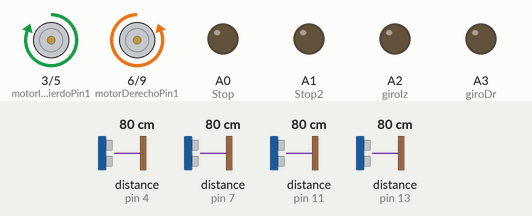
This sketch was run on a simulated Arduino Uno, built with avr-gcc and run on an emulated ATmega328P. On the bench: motor-driver pin pairs drawn as motors (green arrow = first pin HIGH = forward, orange = second pin HIGH = backward, longer = more drive), output pins drawn as LEDs (lit = HIGH). Wiring (inferred from the names in the program): 4 × ultrasonic range finder: trigger pin 2, echo pin 7 / trigger pin 8, echo pin 4 / trigger pin 10, echo pin 11 / trigger pin 12, echo pin 13. The test bench sets the inputs (shaded band); at power-on: distance to the obstacle (sensors on pin 4, pin 7, pin 11, pin 13) 80 cm. The echo pulse lasts 58.3 µs per cm; pins used as bus, display or sensor lines are not drawn.

Above: at 7.2 s.
7.3 s: distance to the obstacle (sensor on pin 4) set to 17 cm
8.8 s: distance to the obstacle (sensor on pin 4) set to 14 cm
At 10.0 s:
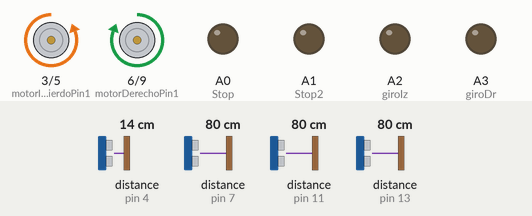
10.3 s: distance to the obstacle (sensor on pin 7) set to 17 cm
11.8 s: distance to the obstacle (sensor on pin 7) set to 13 cm
At 13.0 s:
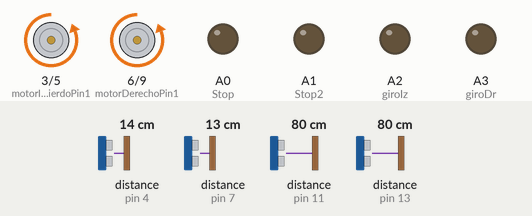
13.3 s: distance to the obstacle (sensor on pin 7) set to 18 cm
At 14.4 s:
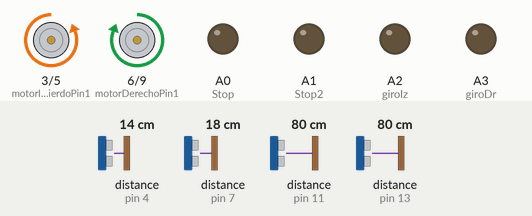
14.8 s: distance to the obstacle (sensor on pin 7) set to 2 cm
At 15.3 s:
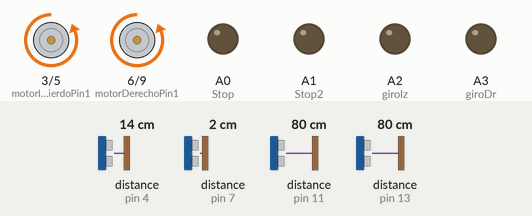
Timing chart, 0 to 17.3 s (numbered marks = the images above; inputs shaded):
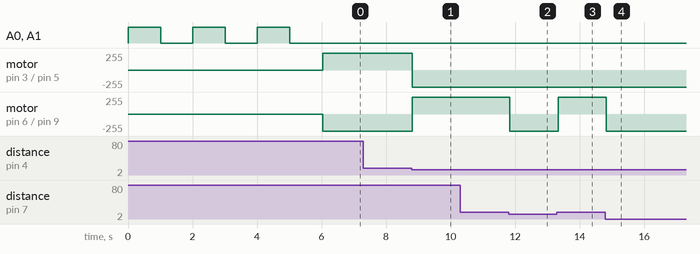

Measured:
- the behaviour switches between 16 and 15 cm on distance to the obstacle (sensor on pin 4) (found by bisection; images 0 and 1)
- the behaviour switches between 16 and 15 cm on distance to the obstacle (sensor on pin 7) (found by bisection; images 1 and 2)
- after the input at 7.3 s, every drawn part: stays the same
- after the input at 8.8 s, motor on pin 3 (motorIzquierdoPin1) / pin 5 (motorIzquierdoPin2): forward 255/255 → backward 255/255 at once; motor on pin 6 (motorDerechoPin1) / pin 9 (motorDerechoPin2): backward 255/255 → forward 255/255 at once
- after the input at 10.3 s, every drawn part: stays the same
- after the input at 11.8 s, motor on pin 6 (motorDerechoPin1) / pin 9 (motorDerechoPin2): forward 255/255 → backward 255/255 at once
- after the input at 13.3 s, motor on pin 6 (motorDerechoPin1) / pin 9 (motorDerechoPin2): backward 255/255 → forward 255/255 at once
- after the input at 14.8 s, motor on pin 6 (motorDerechoPin1) / pin 9 (motorDerechoPin2): forward 255/255 → backward 255/255 at once

The sketch:

Robot_Expo_V2.ino
```cpp
#define trigPin 2  //sensor 1
#define echoPin 7  //sensor 1
#define trigPin2 8 //sensor 2
#define echoPin2 4 //sensor 2
#define trigPin3 10 //sensor 3
#define echoPin3 11 //sensor 3
#define trigPin4 12 //sensor 4
#define echoPin4 13 //sensor 4

int motorIzquierdoPin1 = 3;
int motorIzquierdoPin2 = 5;
int motorDerechoPin1 = 6;
int motorDerechoPin2 = 9;
int Stop = A0;
int Stop2 = A1;
int giroIz = A2;
int giroDr = A3;
int velocidad = 120;
float cuidado = 15;

float distance;   // Variable global para la distancia del primer sensor ultrasónico
float duration;   // Variable global para la duración del pulso del primer sensor ultrasónico
float distance2;  // Variable global para la distancia del segundo sensor ultrasónico
float duration2;  // Variable global para la duración del pulso del segundo sensor ultrasónico
float distance3;  // Variable global para la distancia del tercer sensor ultrasónico
float duration3;  // Variable global para la duración del pulso del tercer sensor ultrasónico
float distance4;  // Variable global para la distancia del cuarto sensor ultrasónico
float duration4;  // Variable global para la duración del pulso del cuarto sensor ultrasónico

float medirDistancia(int trig, int echo) {

   digitalWrite(trig, LOW);
    delayMicroseconds(2);
    digitalWrite(trig, HIGH);
    delayMicroseconds(10);
    digitalWrite(trig, LOW);
    duration = pulseIn(echo, HIGH);
    distance = (duration / 2) / 29.1;
    return distance; // Devolver la distancia medida
}

void controlarMotores(int izqPin1, int izqPin2, int derPin1, int derPin2, int velocidad) {
  digitalWrite(izqPin1, velocidad);  // Activar el pin correspondiente al motor izquierdo
  digitalWrite(izqPin2, LOW);   // Desactivar el otro pin del motor izquierdo

  digitalWrite(derPin1, velocidad);  // Activar el pin correspondiente al motor derecho
  digitalWrite(derPin2, LOW);   // Desactivar el otro pin del motor derecho

}

void accionesMovimiento(float distancia1, float distancia2, float distancia3, float distancia4, int velocidad, float cuidado) {
  if ((distancia1 < cuidado) && (distancia2 < cuidado)) {
    // Lógica para mover el robot hacia adelante o realizar una acción específica para evitar obstáculos
    controlarMotores(motorIzquierdoPin2, motorIzquierdoPin1, motorDerechoPin2, motorDerechoPin1, velocidad);
    // Otras acciones específicas según la situación
  } else if ((distancia3 < cuidado - 5) || (distancia1 < cuidado)) {
    // Lógica para realizar una acción específica cuando se detecta un obstáculo en el lado izquierdo
    controlarMotores(motorIzquierdoPin1, motorIzquierdoPin2, motorDerechoPin2, motorDerechoPin1, velocidad);

  } else if ((distancia4 < cuidado - 5) || (distancia2 < cuidado)) {
    // Lógica para realizar una acción específica cuando se detecta un obstáculo en el lado derecho
    controlarMotores(motorIzquierdoPin2, motorIzquierdoPin1, motorDerechoPin1, motorDerechoPin2, velocidad);

  } else {
    // Lógica para seguir avanzando o realizar una acción predeterminada
    controlarMotores(motorIzquierdoPin1, motorIzquierdoPin2, motorDerechoPin2, motorDerechoPin1, velocidad);
  }
}


void setup() {
  pinMode(trigPin, OUTPUT);
  pinMode(echoPin, INPUT);
  pinMode(trigPin2, OUTPUT);
  pinMode(echoPin2, INPUT);
  pinMode(trigPin3, OUTPUT);
  pinMode(echoPin3, INPUT);
  pinMode(trigPin4, OUTPUT);
  pinMode(echoPin4, INPUT);

  pinMode(motorIzquierdoPin1, OUTPUT);
  pinMode(motorIzquierdoPin2, OUTPUT);
  pinMode(motorDerechoPin1, OUTPUT);
  pinMode(motorDerechoPin2, OUTPUT);
  pinMode(Stop, OUTPUT);
  pinMode(Stop2, OUTPUT);
  pinMode(giroIz, OUTPUT);
  pinMode(giroDr, OUTPUT);
  Serial.begin(9600);
  delay(10);

   for (int i = 0; i < 3; i++) { // Titilar la luz tres veces
    digitalWrite(Stop, HIGH);
    digitalWrite(Stop2, HIGH);
    delay(1000);
    digitalWrite(Stop, LOW);
    digitalWrite(Stop2, LOW);
    delay(1000);
  }

}

void loop() {
   // Lógica principal del programa
  // Medir distancias con los sensores ultrasónicos
  float distancia = medirDistancia(trigPin, echoPin);
  float distancia2 = medirDistancia(trigPin2, echoPin2);
  float distancia3 = medirDistancia(trigPin3, echoPin3);
  float distancia4 = medirDistancia(trigPin4, echoPin4);

  // Realizar acciones de movimiento basadas en las lecturas de los sensores
  accionesMovimiento(distancia, distancia2, distancia3, distancia4, velocidad, cuidado);

  delay(10); // Pequeño retraso entre iteraciones del bucle principal
}
```
